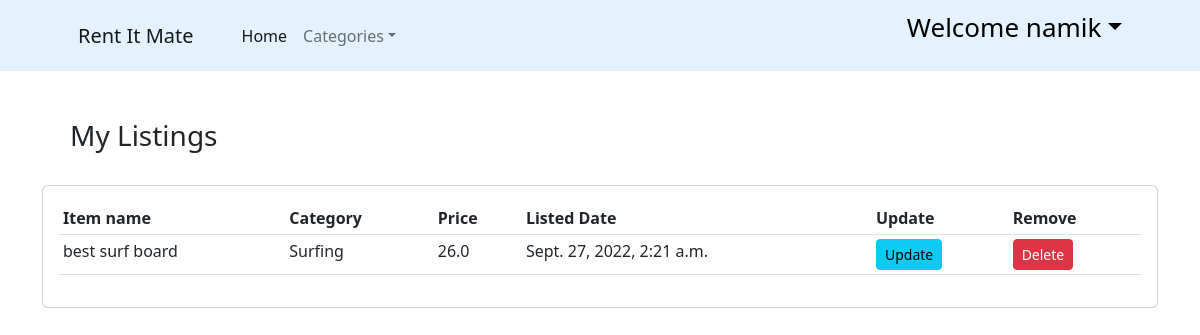
Before: /my-items/2/ (signed in) with the older database file.
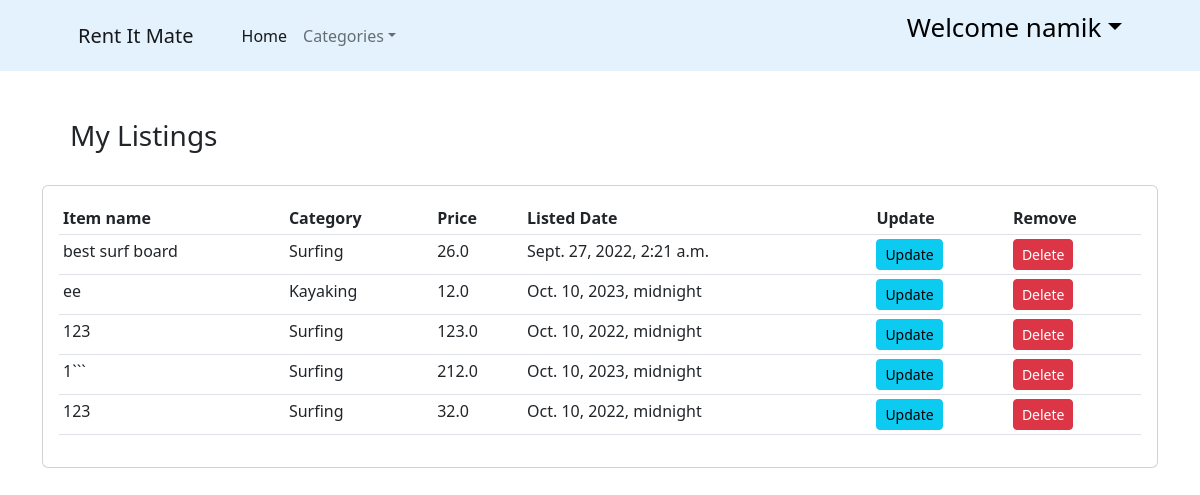
After: the same page with the newer database file.
### ecommerce/models.py (models this page shows, shortened)
class Customer (models.Model):
    user= models.OneToOneField(User, null=True, on_delete=models.CASCADE)
    name = models.CharField(max_length=100, null=True)
    phone=models.CharField(max_length=100, null=True)
    email=models.CharField(max_length=100, null=True)
    date_created= models.DateTimeField(auto_now_add=True)
    address = models.CharField(verbose_name="Address", max_length=100, null=True, blank=True)
    town = models.CharField(verbose_name="Town/City", max_length=100, null=True, blank=True)
    post_code = models.CharField(verbose_name="Post Code", max_length=8, null=True, blank=True)
    country = models.CharField(verbose_name="Country", max_length=100, null=True, blank=True)
    latitude = models.CharField(verbose_name="Latitude", max_length=50, null=True, blank=True)
    longitude = models.CharField(verbose_name="Longitude", max_length=50, null=True, blank=True)

class Product(models.Model):
    CATEGORY = (('Camping', 'Camping'),
                ('Surfing', 'Surfing'),
                ('Kayaking', 'Kayaking'),
                )
    customer = models.ForeignKey(Customer, null=True, on_delete=models.SET_NULL)
    name = models.CharField(max_length=200, null=True)
    price = models.FloatField(null=True)
    category = models.CharField(max_length=200, null=True,choices=CATEGORY)
    description = models.CharField(max_length=200, null=True, blank=True)
    date_created= models.DateTimeField(auto_now_add=True, null=True)
    available_from = models.DateTimeField(null=True)
    available_to = models.DateTimeField(null=True)
    item_pic = models.ImageField( null=True)
    item_pic_2 = models.ImageField(null=True, blank=True)
    item_pic_3 = models.ImageField(null=True, blank=True)
    item_pic_4 = models.ImageField(null=True, blank=True)

### ecommerce/views.py (the view)
# urls.py: path('my-items/<str:pk>/', views.myitem, name='myitem'),
@login_required(login_url='login')
def myitem(request, pk):
    customer = Customer.objects.get(id=pk)
    form = ProductForm(instance=customer)
    products = Product.objects.all()
    context = {'form':form, 'customer':customer,'products':products}
    return render(request, 'my_item.html', context)

### templates/my_item.html
<!DOCTYPE html>
{% extends 'main.html' %}
{% load static%}
{% load crispy_forms_tags %}
{% block content %}
		<br><br><h3>&emsp;My Listings </h3><br>
		<div class="card card-body" style="overflow-y:auto;">
			<table class="table table-sm">
				<tr>
					<th>Item name</th>
					<th>Category</th>
					<th>Price</th>
					<th>Listed Date</th>
					<th>Update</th>
					<th>Remove</th>
				</tr>
				{% for i in products %}
					{% if i.customer == request.user.customer %}
						<tr>
							<td>{{ i.name }}</td>
							<td>{{ i.category }}</td>
							<td>{{ i.price }}</td>
							<td>{{ i.available_to }}</td>
							<td><a  class = "btn btn-sm btn-info" href="{% url 'updateitem' i.id%}">Update</a></td>
							<td><a  class = "btn btn-sm btn-danger" href="#">Delete</a></td>
						</tr>
					{%endif%}
				{% endfor %}
			</table>
		</div>
{% endblock content %}

### templates/main.html (shortened to what this page needs)
<!DOCTYPE html>
{% load static %}
<html lang="en">
<head>
    <link href="https://cdn.jsdelivr.net/npm/bootstrap@5.2.1/dist/css/bootstrap.min.css" rel="stylesheet">
    <link rel="stylesheet" type="text/css" href="{% static 'cssivy/main.css' %}">
    <link href="https://cdn.jsdelivr.net/npm/bootstrap-icons@1.5.0/font/bootstrap-icons.css" rel="stylesheet" />
</head >
<body>
    <nav class="navbar navbar-expand-lg navbar-light bg-grey" style="background-color: #e3f2fd;">
            <div class="container px-4 px-lg-5">
                <a class="navbar-brand" href="{% url 'index' %}">Rent It Mate</a>
                <div class="collapse navbar-collapse" id="navbarSupportedContent">
                    <ul class="navbar-nav me-auto mb-2 mb-lg-0 ms-lg-4">
                        <li class="nav-item"><a class="nav-link active" aria-current="page" href="{% url 'index' %}">Home</a></li>
                        <li class="nav-item dropdown">
                            <a class="nav-link dropdown-toggle" id="navbarDropdown" href="#" role="button" data-bs-toggle="dropdown" aria-expanded="false">Categories</a>
                        </li>
                    </ul>
                    <form class="d-flex">
                        {% if request.user.is_authenticated %}
                                <ul class="nav-item dropdown">
                                        <a class="nav-link dropdown-toggle" style="text-decoration:none; font-size:26px; color:black;" id="navbarDropdown1" href="#" role="button" data-bs-toggle="dropdown" aria-expanded="false">Welcome {{request.user.customer.name}}</a>
                                </ul>
                        {% else %}
                            <button class="btn btn-outline-dark" style=" background:#9A9E9F" type="submit" >
                                <a href="{% url 'login' %}" style="text-decoration: none; color:black" >Login</a>
                            </button>
                        {% endif%}
                    </form>
                </div>
            </div>
        </nav>
    <div class="container">
        {% block content %}
        {% endblock content %}
    </div>
</body>
</html>

### static/cssivy/main.css (style rules this page uses)
body { background-color : white; }

Changed rows visible on the page:
added Product: name "ee", category "Kayaking", price "12.0", available_to "Oct. 10, 2023, midnight"
added Product: name "123", category "Surfing", price "123.0", available_to "Oct. 10, 2022, midnight"
added Product: name "1```", category "Surfing", price "212.0", available_to "Oct. 10, 2023, midnight"
added Product: name "123", category "Surfing", price "32.0", available_to "Oct. 10, 2022, midnight"
